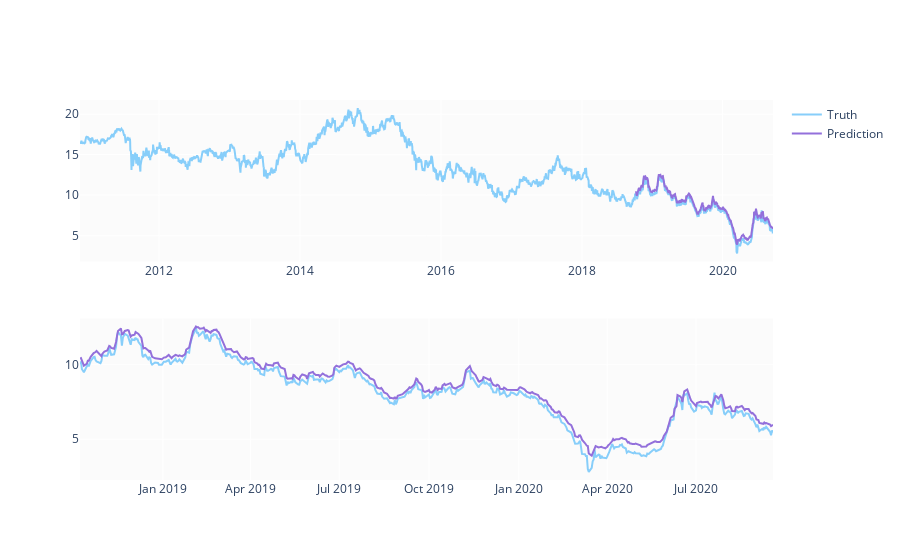

The cell this chart's notebook holds for it:
### Code cell
predicted_prices = df.loc[test_split_idx+1:].copy()
predicted_prices['Otwarcie'] = y_pred

fig = make_subplots(rows=2, cols=1)
fig.add_trace(go.Scatter(x=df.Data, y=df.Otwarcie,
                        name='Truth',
                        marker_color='LightSkyBlue'), row=1, col=1)

fig.add_trace(go.Scatter(x=predicted_prices.Data,
                        y=predicted_prices.Otwarcie,
                        name='Prediction',
                        marker_color='MediumPurple'), row=1, col=1)

fig.add_trace(go.Scatter(x=predicted_prices.Data,
                        y=y_test,
                        name='Truth',
                        marker_color='LightSkyBlue',
                        showlegend=False), row=2, col=1)

fig.add_trace(go.Scatter(x=predicted_prices.Data,
                        y=predicted_prices.Otwarcie,
                        name='Prediction',
                        marker_color='MediumPurple',
                        showlegend=False), row=2, col=1)

fig.show()

### Figure 1 — Plotly figure (JSON) as saved in the notebook; plotly's stock layout.template omitted (floating-point values rounded to 4 significant figures; data arrays with more than 128 entries replaced by an {"elided": "..."} marker saying what was removed)
{"data": [{"marker": {"color": "LightSkyBlue"}, "name": "Truth", "type": "scatter", "x": {"elided": "2462 str values"}, "xaxis": "x", "y": {"elided": "2462 float values"}, "yaxis": "y"}, {"marker": {"color": "MediumPurple"}, "name": "Prediction", "type": "scatter", "x": {"elided": "492 str values"}, "xaxis": "x", "y": {"elided": "492 float values"}, "yaxis": "y"}, {"marker": {"color": "LightSkyBlue"}, "name": "Truth", "showlegend": false, "type": "scatter", "x": {"elided": "492 str values"}, "xaxis": "x2", "y": {"elided": "492 float values"}, "yaxis": "y2"}, {"marker": {"color": "MediumPurple"}, "name": "Prediction", "showlegend": false, "type": "scatter", "x": {"elided": "492 str values"}, "xaxis": "x2", "y": {"elided": "492 float values"}, "yaxis": "y2"}], "layout": {"xaxis": {"anchor": "y", "domain": [0, 1]}, "xaxis2": {"anchor": "y2", "domain": [0, 1]}, "yaxis": {"anchor": "x", "domain": [0.575, 1]}, "yaxis2": {"anchor": "x2", "domain": [0, 0.425]}}}
